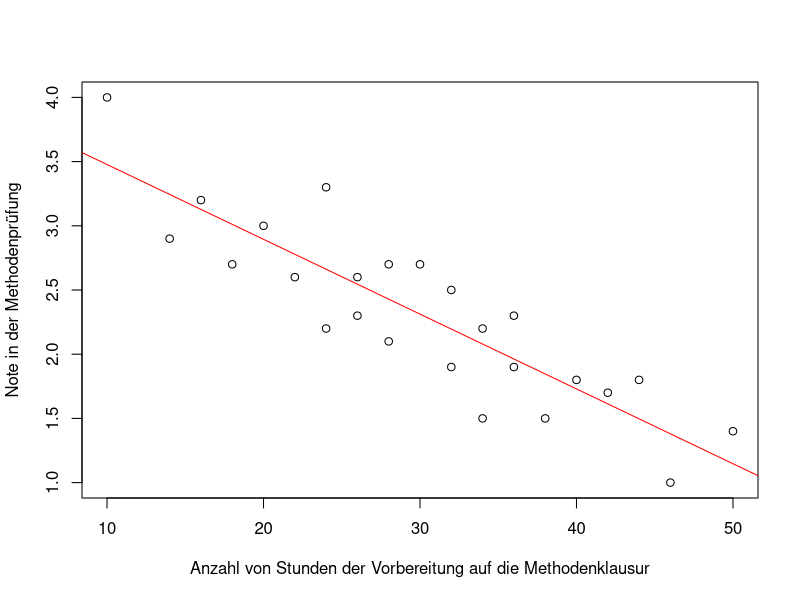

The R source for this figure:
## ---- chunk 1
data<- data.frame(x=c(18,26,46,42,20,26,38,34,40,30,24,14,44,10,
                      28,28,36,16,50,24,36,32,34,22,32),
                  y=c(2.7,2.6,1.0,1.7,3.0,2.3,1.5,1.5,1.8,2.7,2.2,2.9,
                      1.8,4.0,2.1,2.7,2.3,3.2,1.4,3.3,1.9,2.5,2.2,2.6,1.9))
plot(data$x,data$y,
     xlab='Anzahl von Stunden der Vorbereitung auf die Methodenklausur',
     ylab='Note in der Methodenprüfung' )

abline(lm(data$y~data$x),col='red')
